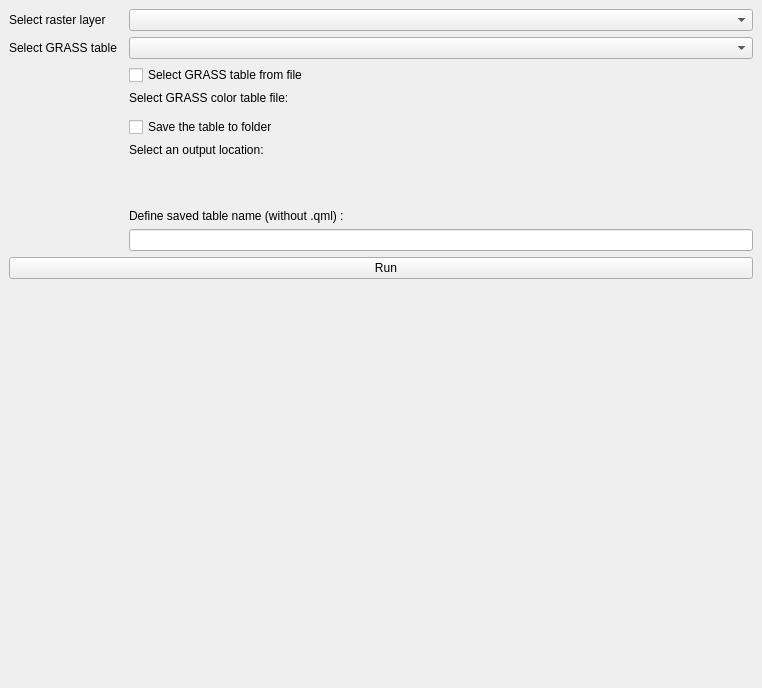
<?xml version="1.0" encoding="UTF-8"?>
<ui version="4.0">
 <class>GRASSGISColorTableImportDockWidgetBase</class>
 <widget class="QDockWidget" name="GRASSGISColorTableImportDockWidgetBase">
  <property name="geometry">
   <rect>
    <x>0</x>
    <y>0</y>
    <width>762</width>
    <height>688</height>
   </rect>
  </property>
  <property name="windowTitle">
   <string>GRASS GIS Color Table Import</string>
  </property>
  <widget class="QWidget" name="dockWidgetContents">
   <layout class="QGridLayout" name="gridLayout">
    <item row="13" column="0" colspan="3">
     <widget class="QPushButton" name="RunButton">
      <property name="text">
       <string>   Run</string>
      </property>
      <property name="icon">
       <iconset>
        <normaloff>../icon.png</normaloff>../icon.png</iconset>
      </property>
     </widget>
    </item>
    <item row="2" column="0">
     <widget class="QLabel" name="GRASSlabel">
      <property name="text">
       <string>Select GRASS table</string>
      </property>
     </widget>
    </item>
    <item row="10" column="0">
     <spacer name="verticalSpacer_fixed">
      <property name="orientation">
       <enum>Qt::Vertical</enum>
      </property>
      <property name="sizeType">
       <enum>QSizePolicy::Fixed</enum>
      </property>
      <property name="sizeHint" stdset="0">
       <size>
        <width>20</width>
        <height>40</height>
       </size>
      </property>
     </spacer>
    </item>
    <item row="6" column="2">
     <widget class="QgsFileWidget" name="SelectFileWidget"/>
    </item>
    <item row="11" column="2">
     <widget class="QLabel" name="TableNameLabel">
      <property name="text">
       <string>Define saved table name (without .qml) : </string>
      </property>
     </widget>
    </item>
    <item row="4" column="2">
     <widget class="QCheckBox" name="SelectFileCheckBox">
      <property name="text">
       <string>Select GRASS table from file</string>
      </property>
     </widget>
    </item>
    <item row="2" column="2">
     <widget class="QComboBox" name="GRASScomboBox">
      <property name="sizePolicy">
       <sizepolicy hsizetype="Expanding" vsizetype="Fixed">
        <horstretch>0</horstretch>
        <verstretch>0</verstretch>
       </sizepolicy>
      </property>
      <property name="editable">
       <bool>false</bool>
      </property>
      <property name="iconSize">
       <size>
        <width>80</width>
        <height>20</height>
       </size>
      </property>
     </widget>
    </item>
    <item row="12" column="2">
     <widget class="QLineEdit" name="OutputFileName"/>
    </item>
    <item row="15" column="0">
     <spacer name="verticalSpacer">
      <property name="orientation">
       <enum>Qt::Vertical</enum>
      </property>
      <property name="sizeHint" stdset="0">
       <size>
        <width>20</width>
        <height>40</height>
       </size>
      </property>
     </spacer>
    </item>
    <item row="1" column="0">
     <widget class="QLabel" name="LayerLabel">
      <property name="text">
       <string>Select raster layer</string>
      </property>
     </widget>
    </item>
    <item row="10" column="2">
     <widget class="QgsFileWidget" name="OutputFileWidget">
      <property name="filter">
       <string/>
      </property>
      <property name="storageMode">
       <enum>QgsFileWidget::GetDirectory</enum>
      </property>
     </widget>
    </item>
    <item row="7" column="2">
     <widget class="QCheckBox" name="SaveFileCheckBox">
      <property name="text">
       <string>Save the table to folder</string>
      </property>
     </widget>
    </item>
    <item row="1" column="2">
     <widget class="QgsMapLayerComboBox" name="SelectLayerComboBox">
      <property name="sizePolicy">
       <sizepolicy hsizetype="Expanding" vsizetype="Fixed">
        <horstretch>0</horstretch>
        <verstretch>0</verstretch>
       </sizepolicy>
      </property>
     </widget>
    </item>
    <item row="5" column="2">
     <widget class="QLabel" name="TableLabel">
      <property name="text">
       <string>Select GRASS color table file:</string>
      </property>
     </widget>
    </item>
    <item row="9" column="2">
     <widget class="QLabel" name="OutputLocationLabel">
      <property name="text">
       <string>Select an output location:</string>
      </property>
     </widget>
    </item>
   </layout>
  </widget>
 </widget>
 <customwidgets>
  <customwidget>
   <class>QgsFileWidget</class>
   <extends>QWidget</extends>
   <header>qgsfilewidget.h</header>
  </customwidget>
  <customwidget>
   <class>QgsMapLayerComboBox</class>
   <extends>QComboBox</extends>
   <header>qgsmaplayercombobox.h</header>
  </customwidget>
 </customwidgets>
 <resources/>
 <connections/>
</ui>
